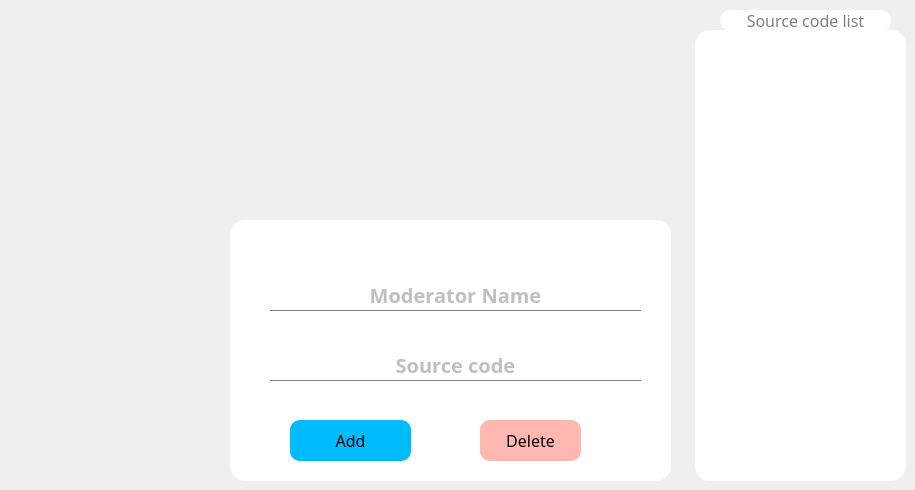
      <widget class="QWidget" name="page_5">
       <widget class="QLabel" name="label_27">
        <property name="geometry">
         <rect>
          <x>370</x>
          <y>20</y>
          <width>171</width>
          <height>161</height>
         </rect>
        </property>
        <property name="text">
         <string/>
        </property>
        <property name="pixmap">
         <pixmap resource="my_images.qrc">:/user (2).png</pixmap>
        </property>
        <property name="scaledContents">
         <bool>true</bool>
        </property>
       </widget>
       <widget class="QLabel" name="label_28">
        <property name="geometry">
         <rect>
          <x>230</x>
          <y>220</y>
          <width>441</width>
          <height>261</height>
         </rect>
        </property>
        <property name="styleSheet">
         <string notr="true">background-color:white;
border-radius:15px;</string>
        </property>
        <property name="text">
         <string/>
        </property>
       </widget>
       <widget class="QLineEdit" name="lineEdit_moderatorName">
        <property name="geometry">
         <rect>
          <x>270</x>
          <y>280</y>
          <width>371</width>
          <height>31</height>
         </rect>
        </property>
        <property name="font">
         <font>
          <family>Arial Rounded MT Bold</family>
          <pointsize>15</pointsize>
          <bold>true</bold>
         </font>
        </property>
        <property name="styleSheet">
         <string notr="true">background-color: rgb(255, 255, 255);
border-bottom: 1px solid grey;
border-radius:0px;
color:grey;</string>
        </property>
        <property name="alignment">
         <set>Qt::AlignCenter</set>
        </property>
        <property name="placeholderText">
         <string>Moderator Name</string>
        </property>
       </widget>
       <widget class="QLineEdit" name="lineEdit_sourceCode">
        <property name="geometry">
         <rect>
          <x>270</x>
          <y>350</y>
          <width>371</width>
          <height>31</height>
         </rect>
        </property>
        <property name="font">
         <font>
          <family>Arial Rounded MT Bold</family>
          <pointsize>15</pointsize>
          <bold>true</bold>
         </font>
        </property>
        <property name="styleSheet">
         <string notr="true">background-color: rgb(255, 255, 255);
border-bottom: 1px solid grey;
border-radius:0px;
color:grey;</string>
        </property>
        <property name="alignment">
         <set>Qt::AlignCenter</set>
        </property>
        <property name="placeholderText">
         <string>Source code</string>
        </property>
       </widget>
       <widget class="QPushButton" name="pushButton_addModerator">
        <property name="geometry">
         <rect>
          <x>290</x>
          <y>420</y>
          <width>121</width>
          <height>41</height>
         </rect>
        </property>
        <property name="font">
         <font>
          <family>Arial Rounded MT Bold</family>
          <pointsize>12</pointsize>
         </font>
        </property>
        <property name="styleSheet">
         <string notr="true">background-color: #00BCFF;
border-radius:10px;</string>
        </property>
        <property name="text">
         <string>Add</string>
        </property>
        <property name="icon">
         <iconset resource="my_images.qrc">
          <normaloff>:/add.png</normaloff>:/add.png</iconset>
        </property>
       </widget>
       <widget class="QListView" name="listView">
        <property name="geometry">
         <rect>
          <x>695</x>
          <y>30</y>
          <width>211</width>
          <height>451</height>
         </rect>
        </property>
        <property name="styleSheet">
         <string notr="true">background-color:white;
border-radius:15px;</string>
        </property>
       </widget>
       <widget class="QLabel" name="label_29">
        <property name="geometry">
         <rect>
          <x>720</x>
          <y>10</y>
          <width>171</width>
          <height>21</height>
         </rect>
        </property>
        <property name="font">
         <font>
          <family>Arial Rounded MT Bold</family>
          <pointsize>12</pointsize>
          <bold>false</bold>
         </font>
        </property>
        <property name="styleSheet">
         <string notr="true">color:grey;
background-color: rgb(255, 255, 255);
border-radius:10px</string>
        </property>
        <property name="text">
         <string>Source code list</string>
        </property>
        <property name="alignment">
         <set>Qt::AlignCenter</set>
        </property>
       </widget>
       <widget class="QPushButton" name="pushButton_deleteModerator">
        <property name="geometry">
         <rect>
          <x>480</x>
          <y>420</y>
          <width>101</width>
          <height>41</height>
         </rect>
        </property>
        <property name="font">
         <font>
          <family>Arial Rounded MT Bold</family>
          <pointsize>12</pointsize>
         </font>
        </property>
        <property name="styleSheet">
         <string notr="true">background-color: #FFB7B1;
border-radius:10px;</string>
        </property>
        <property name="text">
         <string>Delete</string>
        </property>
        <property name="icon">
         <iconset resource="my_images.qrc">
          <normaloff>:/trash.png</normaloff>:/trash.png</iconset>
        </property>
        <property name="iconSize">
         <size>
          <width>20</width>
          <height>20</height>
         </size>
        </property>
       </widget>
      </widget>
